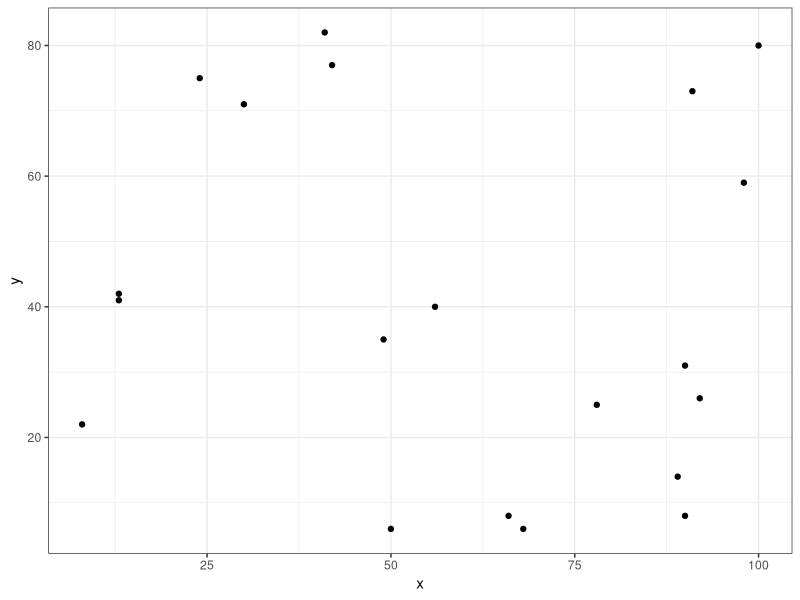
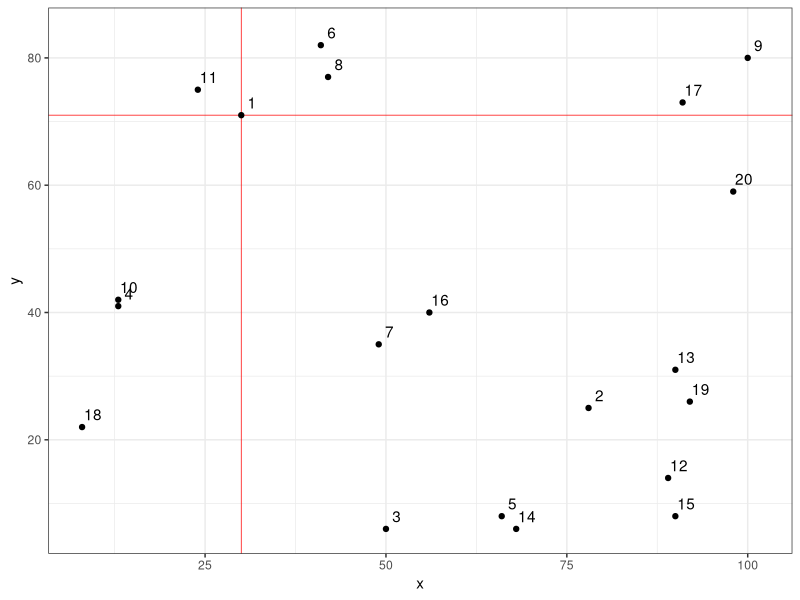
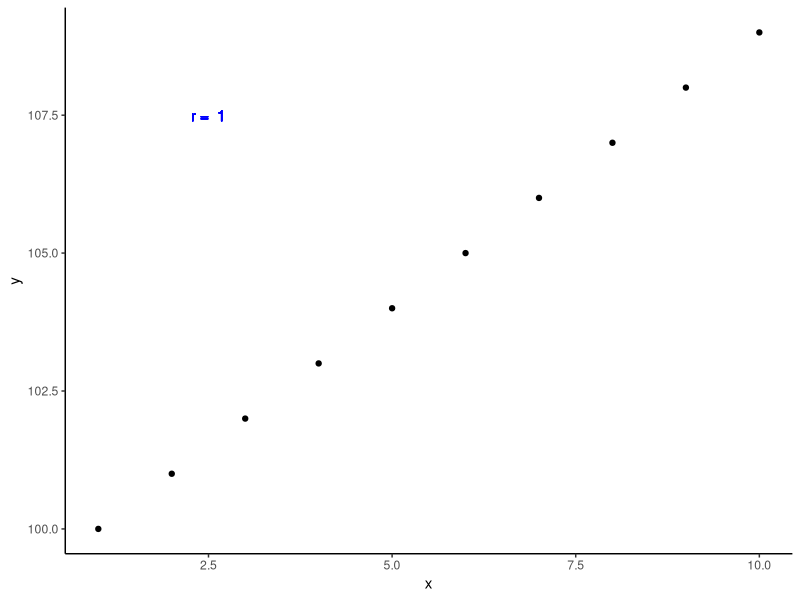
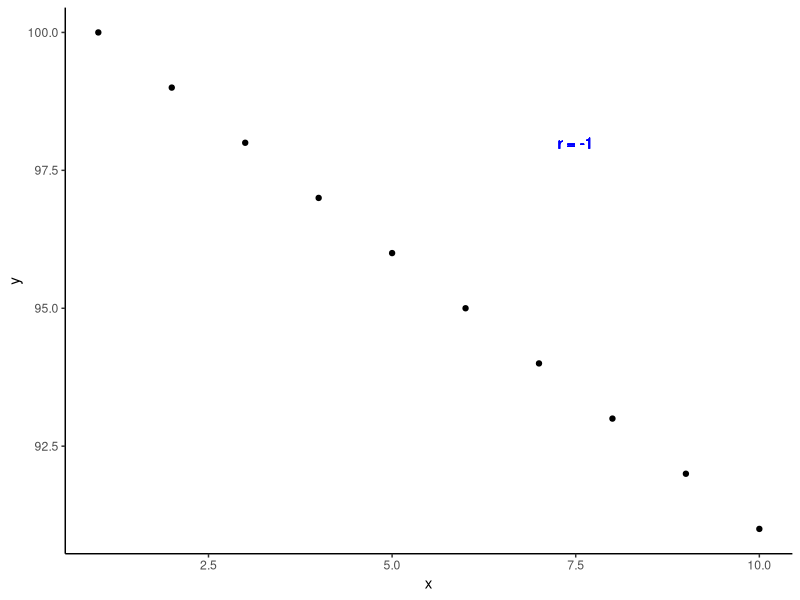
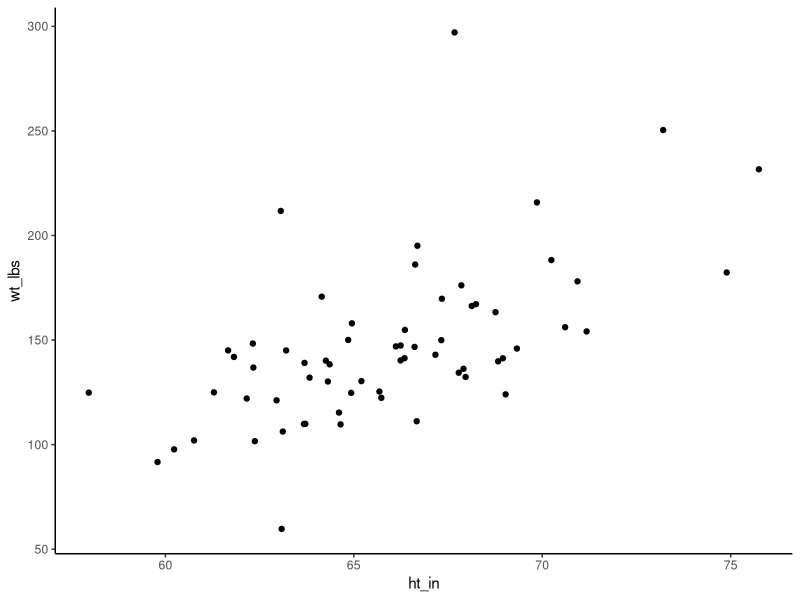
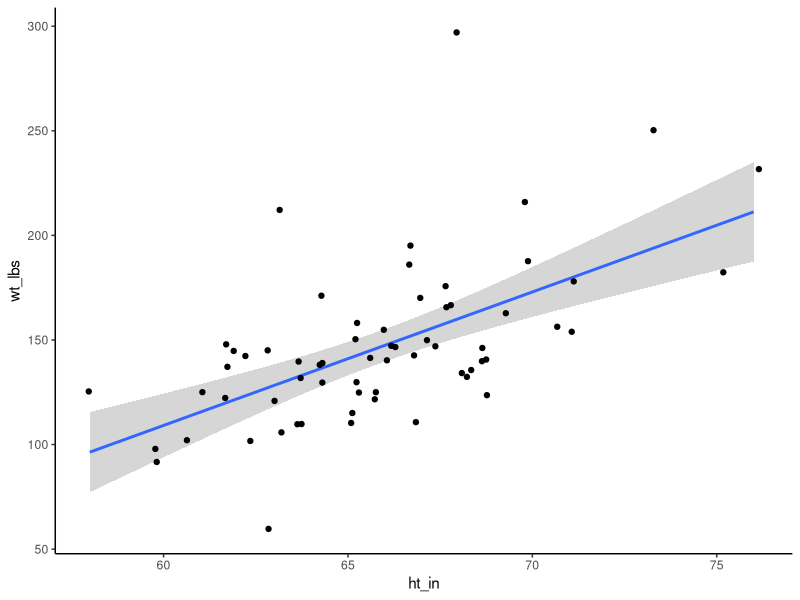

Generate these figures, in order, with R:
## ---- chunk 1
library(dplyr)
library(ggplot2)
## ---- chunk 2
set.seed(123)
df <- tibble(
  id = 1:20,
  x = sample(x = 0:100, size = 20, replace = TRUE),
  y = sample(x = 0:100, size = 20, replace = TRUE)
)
df
## ---- chunk 3
ggplot(df, aes(x, y)) +
  geom_point() +
  theme_bw()
## ---- chunk 4
ggplot(df, aes(x, y)) +
  geom_text(aes(label = id), nudge_x = 1.5, nudge_y = 2) +
  geom_vline(xintercept = 30, col = "red", size = 0.25) +
  geom_hline(yintercept = 71, col = "red", size = 0.25) +
  geom_point() +
  theme_bw()
## ---- chunk 5
cor.test(x = df$x, y = df$y)
## ---- chunk 6
tibble(
  x = 1:10,
  y = 100 :109,
  r = cor(x, y)
) %>%
  ggplot() +
  geom_point(aes(x, y)) +
  geom_text(aes(
    x =2.5, y = 107.5, label = paste("r = ", r)), col = "blue") +
  theme_classic()
## ---- chunk 7
tibble(
  x = 1:10,
  y = 100:91,
  r = cor(x, y)
) %>%
  ggplot() +
  geom_point(aes(x,y)) +
  geom_text(aes(x =7.5, y = 98, label = paste("r =", r)), col = "blue") +
  theme_classic()
## ---- chunk 8
  class <- tibble(
  ht_in = c(70, 63, 62, 67, 67, 58, 64, 69, 65, 68, 63, 68, 69, 66,67,65, 
            64, 75, 67, 63, 60, 67, 64, 73, 62, 69, 67, 62, 68, 66,66,62, 
            64, 68, NA, 68, 70, 68, 68, 66, 71, 61, 62, 64, 64, 63,67,66, 
            69, 76, NA, 63, 64, 65, 65, 71, 66, 65, 65, 71, 64, 71,60,62, 
            61, 69, 66, NA),
  
  wt_lbs = c(216,106,145, 195, 143, 125, 138, 140, 158, 167, 145,297,146, 
             125,111,125,130, 182, 170, 121, 98, 150, 132, 250, 137, 124, 
             186, 148,134, 155,122,142,110, 132, 188, 176, 188, 166, 136, 
             147, 178, 125, 102, 140,139, 60,147, 147,141, 232, 186, 212, 
             110, 110, 115, 154, 140, 150, 130, NA,171, 156, 92,122, 102, 
             163, 141, NA)
  
)
## ---- chunk 9
ggplot(class, aes(ht_in, wt_lbs)) +
  geom_jitter() +
  theme_classic()
## ---- chunk 10
cor.test(class$ht_in, class$wt_lbs)
## ---- chunk 11
ggplot(class, aes(ht_in, wt_lbs)) +
  geom_smooth(method = "lm") +
  geom_jitter() +
  theme_classic()
